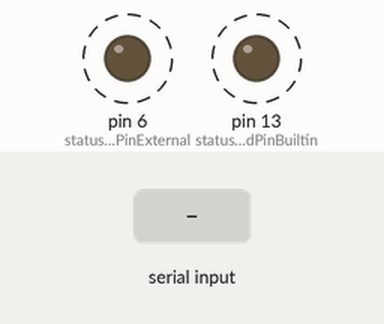
Simulated run of this sketch. Board: Arduino Mega 2560, built with avr-gcc and run on an emulated ATmega2560. Parts: output pins drawn as LEDs (lit = HIGH). Dashed ring = blinking. The inputs (shaded band) are chosen by the test bench. Random numbers use the default seed unless the sketch sets one; pins used as bus, display or sensor lines are not drawn; what the sketch prints to the serial monitor is not drawn.

Above: at 4.2 s.
4.3 s: "s" received over Serial
At 5.1 s:
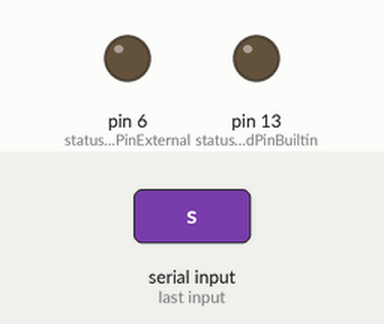
5.8 s: "c" received over Serial
At 6.26 s:
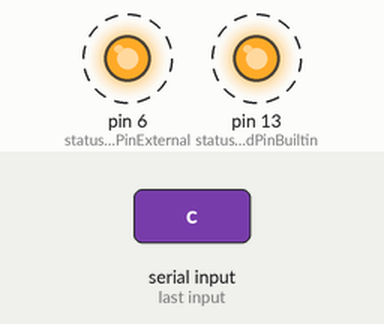
Timing chart, 0 to 14.8 s (numbered marks = the images above; inputs shaded):
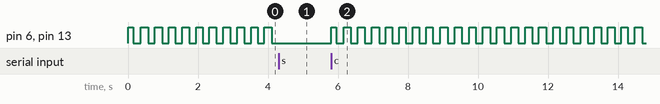

The sketch:

pulse_simulator.ino
```cpp
/* pulse_simulator.ino — 3-channel crank/pulse-coil simulator for bench testing
 * one_cyl_ignition boards without running the engine.
 *
 * Emulates the CONDITIONER OUTPUT (clean digital edges), not the raw analog
 * VR waveform. Feeds directly into each ignition board's ICP5 (pin 48).
 *
 * Per revolution, each of the 3 channels produces two rising-edge pulses:
 *   leading edge (the real trigger)  ->  trailing edge (the twin to blank)
 * spaced TWIN_GAP_DEG apart, exactly like a real VR sensor's double
 * zero-crossing per magnet pass. Channels are offset 120 deg apart to model
 * one crank with three sensor positions.
 *
 * WIRING: sim pin -> ignition board pin 48 (ICP5), one wire per board.
 *         Common ground between simulator and every ignition board is required.
 *
 * SERIAL (115200): c=crank rpm, i=idle rpm, s=stop, j=toggle jitter,
 *                   +/- = nudge target rpm 50, p = print status,
 *                   d=drop next cyl0 leading edge, x=inject spurious cyl0 edge
 */

#define NUM_CYL 3
const uint8_t pulsePin[NUM_CYL]     = {2, 3, 4};
const float   phaseOffsetDeg[NUM_CYL] = {0.0, 120.0, 240.0};

// Heartbeat LED: toggles once per revolution, independent of the pulse
// outputs above, so it's actually visible (unlike the 200us edge pulses).
// Blink rate = rpm/120 Hz. Driven on both the Mega's built-in LED (pin 13,
// no wiring needed) and an external pin for a bigger/brighter bench LED.
const uint8_t statusLedPinBuiltin  = 13;
const uint8_t statusLedPinExternal = 6;
bool          statusLedState       = false;

/* ---- tunables ---- */
float         twinGapDeg    = 30.0;   // trailing twin offset from leading edge
unsigned long pulseWidthUs  = 200;    // width of each simulated edge pulse

unsigned int  crankRpm      = 300;    // typical starter cranking speed (was 250, which sat exactly on the ignition firmware's old plausibility ceiling)
unsigned int  idleRpm       = 800;
float         rpmRampPerSec = 200.0;  // rpm/sec when ramping toward target

bool          jitterEnabled = true;
float         jitterPercent = 8.0;    // +/- % random speed variation per rev

/* One-shot fault injection (see 'd' and 'x'). Both fire on the next
 * revolution and disarm themselves, so each keypress produces exactly one
 * fault - which is what the ignition firmware's gates are written against. */
bool  dropNextLead   = false;   // suppress cyl 0's leading edge for one revolution
bool  injectNextEdge = false;   // add one spurious cyl 0 edge for one revolution
float injectAtDeg    = 90.0;    // where the spurious edge lands, degrees after cyl 0's lead
                                 // (90deg = 0.25x the period, below the rate gate's 0.5x lower
                                 // bound and expected to be rejected. Note a spurious edge
                                 // landing between roughly 0.5x-1.5x of the period will be
                                 // ACCEPTED by design - a once-per-revolution trigger has no
                                 // way to distinguish that from a real edge, and no firmware
                                 // change can fix it.)

/* ---- runtime state ---- */
float         targetRpm  = crankRpm;
float         currentRpm = crankRpm;
bool          running    = true;

unsigned long currentPeriodUs;
unsigned long revStartUs;
unsigned long lastRampUs;
unsigned long pulseEndTime[NUM_CYL] = {0, 0, 0};

struct Edge { unsigned long timeUs; uint8_t cyl; bool emit; };
Edge   events[NUM_CYL * 2 + 1];      // +1 slot for an injected spurious edge
uint8_t eventCount = NUM_CYL * 2;
uint8_t nextEventIdx = 0;

void computePeriod(){
  float dt = (micros() - lastRampUs) / 1000000.0;
  lastRampUs = micros();
  if (currentRpm < targetRpm) currentRpm = min((float)targetRpm, currentRpm + rpmRampPerSec * dt);
  else if (currentRpm > targetRpm) currentRpm = max((float)targetRpm, currentRpm - rpmRampPerSec * dt);

  float effectiveRpm = currentRpm;
  if (jitterEnabled && effectiveRpm > 1.0){
    float jitter = 1.0 + (random(-1000, 1001) / 1000.0) * (jitterPercent / 100.0);
    effectiveRpm *= jitter;
  }
  if (effectiveRpm < 1.0) effectiveRpm = 1.0;
  currentPeriodUs = (unsigned long)(60000000.0 / effectiveRpm);
}

void scheduleRevolution(){
  computePeriod();
  for (uint8_t i = 0; i < NUM_CYL; i++){
    unsigned long lead    = revStartUs + (unsigned long)(phaseOffsetDeg[i] / 360.0 * currentPeriodUs);
    unsigned long trail   = revStartUs + (unsigned long)((phaseOffsetDeg[i] + twinGapDeg) / 360.0 * currentPeriodUs);
    events[i * 2]         = {lead, i, true};
    events[i * 2 + 1]     = {trail, i, true};
  }

  eventCount = NUM_CYL * 2;
  for (uint8_t i = 0; i < eventCount; i++) events[i].emit = true;

  if (dropNextLead){
    events[0].emit = false;          // cyl 0 leading edge, pre-sort index
    dropNextLead = false;
    Serial.println(F("INJECT: dropping cyl0 leading edge this revolution"));
  }
  if (injectNextEdge){
    unsigned long t = revStartUs + (unsigned long)(injectAtDeg / 360.0 * currentPeriodUs);
    events[eventCount++] = {t, 0, true};
    injectNextEdge = false;
    Serial.print(F("INJECT: spurious cyl0 edge at ")); Serial.print(injectAtDeg);
    Serial.println(F(" deg this revolution"));
  }

  statusLedState = !statusLedState;
  digitalWrite(statusLedPinBuiltin, statusLedState);
  digitalWrite(statusLedPinExternal, statusLedState);
  // simple insertion sort, up to 7 elements
  for (uint8_t i = 1; i < eventCount; i++){
    Edge key = events[i];
    int8_t j = i - 1;
    while (j >= 0 && events[j].timeUs > key.timeUs){ events[j+1] = events[j]; j--; }
    events[j+1] = key;
  }
  nextEventIdx = 0;
}

void setup(){
  Serial.begin(115200);
  for (uint8_t i = 0; i < NUM_CYL; i++){
    pinMode(pulsePin[i], OUTPUT);
    digitalWrite(pulsePin[i], LOW);
  }
  pinMode(statusLedPinBuiltin, OUTPUT);
  pinMode(statusLedPinExternal, OUTPUT);
  digitalWrite(statusLedPinBuiltin, LOW);
  digitalWrite(statusLedPinExternal, LOW);
  randomSeed(analogRead(A0));
  revStartUs = micros();
  lastRampUs = micros();
  scheduleRevolution();

  Serial.println(F("pulse_simulator ready"));
  Serial.println(F("c=crank i=idle s=stop j=jitter +/- nudge p=status d=drop x=inject"));
}

void handleSerial(){
  while (Serial.available()){
    switch (Serial.read()){
      case 'c': targetRpm = crankRpm;
                if (!running){ revStartUs = micros(); scheduleRevolution(); }
                running = true;
                break;
      case 'i': targetRpm = idleRpm;
                if (!running){ revStartUs = micros(); scheduleRevolution(); }
                running = true;
                break;
      case 's': running = false; targetRpm = 0; currentRpm = 0;
                for (uint8_t i = 0; i < NUM_CYL; i++){ digitalWrite(pulsePin[i], LOW); pulseEndTime[i]=0; }
                statusLedState = false;
                digitalWrite(statusLedPinBuiltin, LOW);
                digitalWrite(statusLedPinExternal, LOW);
                break;
      case 'j': jitterEnabled = !jitterEnabled;
                Serial.print(F("jitter ")); Serial.println(jitterEnabled ? F("ON") : F("OFF"));
                break;
      case '+': targetRpm += 50; break;
      case '-': targetRpm = max(0.0f, targetRpm - 50); break;
      case 'd': dropNextLead = true;
                Serial.println(F("armed: drop next cyl0 leading edge"));
                break;
      case 'x': injectNextEdge = true;
                Serial.println(F("armed: inject spurious cyl0 edge"));
                break;
      case 'p':
        Serial.print(F("target=")); Serial.print(targetRpm);
        Serial.print(F(" current=")); Serial.print(currentRpm);
        Serial.print(F(" periodUs=")); Serial.print(currentPeriodUs);
        Serial.print(F(" jitter=")); Serial.print(jitterEnabled ? F("ON") : F("OFF"));
        Serial.print(F(" drop=")); Serial.print(dropNextLead ? F("ARMED") : F("-"));
        Serial.print(F(" inject=")); Serial.println(injectNextEdge ? F("ARMED") : F("-"));
        break;
    }
  }
}

void loop(){
  handleSerial();
  if (!running) return;

  unsigned long now = micros();

  for (uint8_t i = 0; i < NUM_CYL; i++){
    if (pulseEndTime[i] != 0 && (long)(now - pulseEndTime[i]) >= 0){
      digitalWrite(pulsePin[i], LOW);
      pulseEndTime[i] = 0;
    }
  }

  while (nextEventIdx < eventCount && (long)(now - events[nextEventIdx].timeUs) >= 0){
    if (events[nextEventIdx].emit){
      uint8_t cyl = events[nextEventIdx].cyl;
      digitalWrite(pulsePin[cyl], HIGH);
      pulseEndTime[cyl] = now + pulseWidthUs;
    }
    nextEventIdx++;
  }

  if (nextEventIdx >= eventCount){
    revStartUs += currentPeriodUs;   // advance exactly one revolution (events[0] is always at +0 offset, so it can't be used as the anchor)
    scheduleRevolution();
  }
}
```

Measured:
- after the input at 4.3 s, every drawn part: stays the same
- after the input at 5.8 s, pin 6 (statusLedPinExternal), pin 13 (statusLedPinBuiltin): alternates HIGH for 0.20 s and LOW for 0.20 s, starting at once
- by itself, pin 6 (statusLedPinExternal), pin 13 (statusLedPinBuiltin): alternates HIGH for 0.20 s and LOW for 0.19 s
